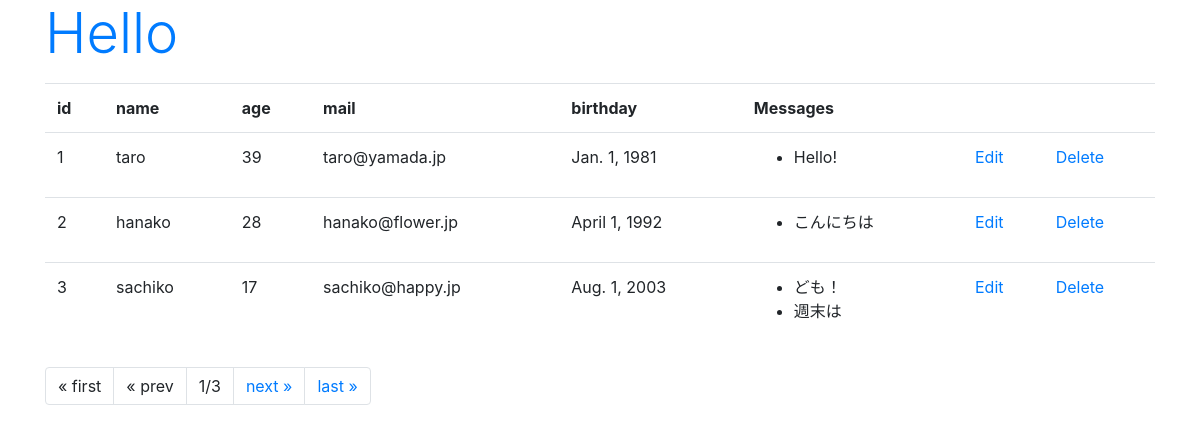
/hello/, run on the app's committed database.
### hello/models.py (models this page shows, shortened)
class Friend(models.Model):
  name = models.CharField(max_length=100, \
    validators=[number_only])
  mail = models.EmailField(max_length=200)
  gender = models.BooleanField()
  age = models.IntegerField()
  birthday = models.DateField()

class Message(models.Model):
  friend = models.ForeignKey(Friend, on_delete=models.CASCADE)
  title = models.CharField(max_length=100)
  content = models.CharField(max_length=300)
  pub_date = models.DateTimeField(auto_now_add=True)
  class Meta:
    ordering = ('pub_date',)

### hello/views.py (the view)
# urls.py: path('', views.index, name='index'),
def index(request, num=1):
  data = Friend.objects.all()
  page = Paginator(data, 3)
  params = {
    'title': 'Hello',
    'message': '',
    'data': page.get_page(num),
  }
  return render(request, 'hello/index.html', params)

### hello/templates/hello/index.html (shortened to what this page needs)
{% load static %}
<!DOCTYPE html>
<html lang="ja">
  <head>
    <link rel="stylesheet" href="https://stackpath.bootstrapcdn.com/bootstrap/4.3.1/css/bootstrap.min.css">
  </head>
  <body class="container">
    <h1 class="display-4 text-primary">{{ title }}</h1>
    <table class="table">
      <tr>
        <th>id</th>
        <th>name</th>
        <th>age</th>
        <th>mail</th>
        <th>birthday</th>
        <th>Messages</th>
        <th></th><th></th>
      </tr>
    {% for item in data %}
      <tr>
        <td>{{item.id}}</td>
        <td>{{item.name}}</td>
        <td>{{item.age}}</td>
        <td>{{item.mail}}</td>
        <td>{{item.birthday}}</td>
        <td><ul>
          {% for ob in item.message_set.all %}
            <li>{{ob.title}}</li>
          {% endfor %}
        </ul></td>
        <td><a href="{% url 'edit' item.id %}">Edit</a></td>
        <td><a href="{% url 'delete' item.id %}">Delete</a></td>
      </tr>
    {% endfor %}
    </table>
    <ul class="pagination">
      {% if data.has_previous %}
      <li class="page-item">
        <a href="{% url 'index' %}" class="page-link">&laquo; first</a>
      </li>
      <li class="page-item">
        <a href="{% url 'index' %}{{data.previous_page_number}}" class="page-link">&laquo; prev</a>
      </li>
      {% else %}
      <li class="page-item">
        <a class="page-link">&laquo; first</a>
      </li>
      <li class="page-item">
        <a class="page-link">&laquo; prev</a>
      </li>
      {% endif %}
      <li class="page-item">
        <a class="page-link">{{data.number}}/{{data.paginator.num_pages}}</a>
      </li>
      {% if data.has_next %}
      <li class="page-item">
       <a href="{% url 'index' %}{{data.next_page_number}}" class="page-link">next &raquo;</a>
      </li>
      <li class="page-item">
        <a href="{% url 'index' %}{{data.paginator.num_pages}}" class="page-link">last &raquo;</a>
      </li>
      {% endif %}
    </ul>
  </body>
</html>

### data on the page
Friend: id "1", name "taro", age "39", mail "taro@yamada.jp", birthday "Jan. 1, 1981"
Message: title "Hello!"
Friend: id "2", name "hanako", age "28", mail "hanako@flower.jp", birthday "April 1, 1992"
Message: title "こんにちは"
Friend: id "3", name "sachiko", age "17", mail "sachiko@happy.jp", birthday "Aug. 1, 2003"
Message: title "ども！"
Message: title "週末は"

### other printed values
{{ title }} "Hello"
{{ data.number }} "1"
{{ data.paginator.num_pages }} "3"
